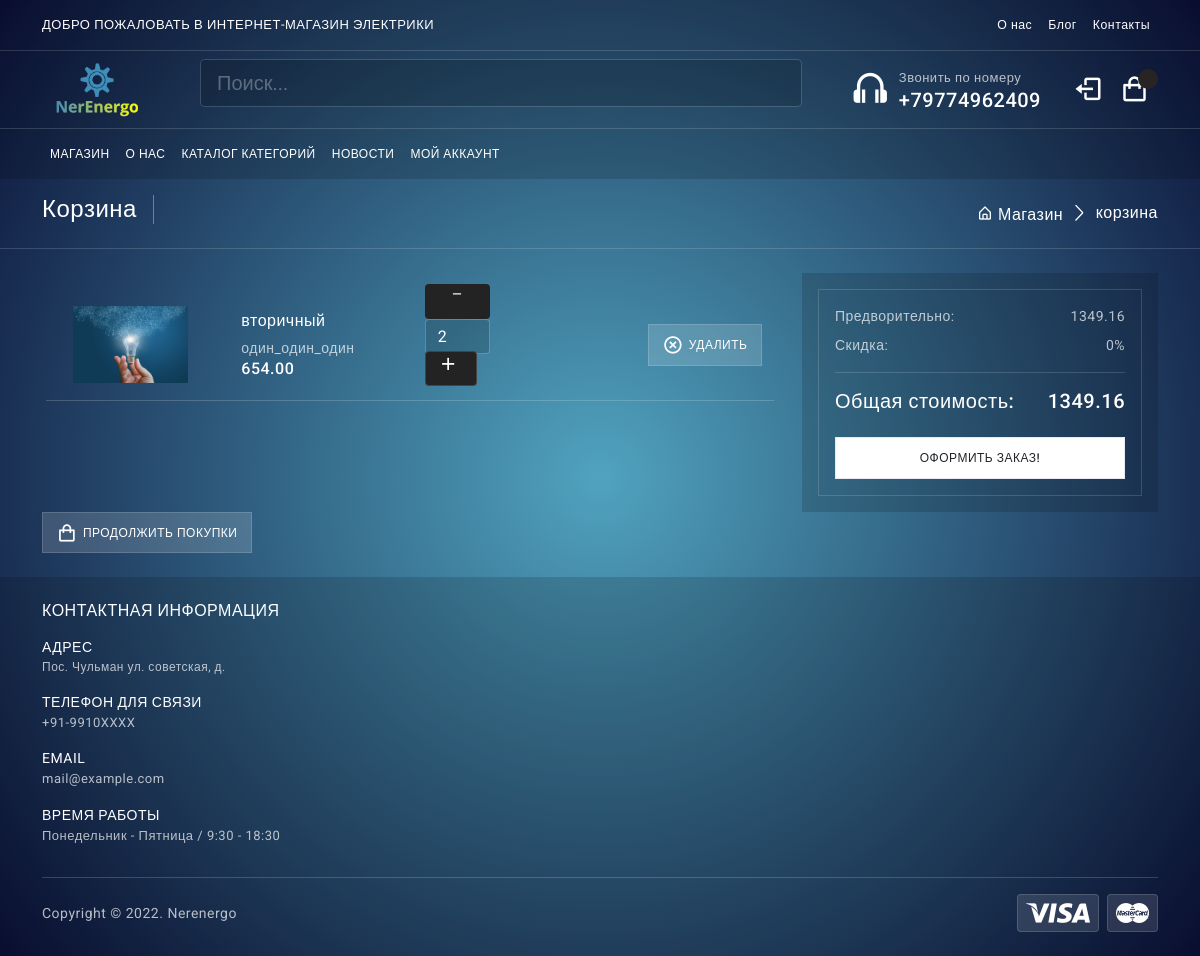
The app's page /cart/ (signed in), older data.
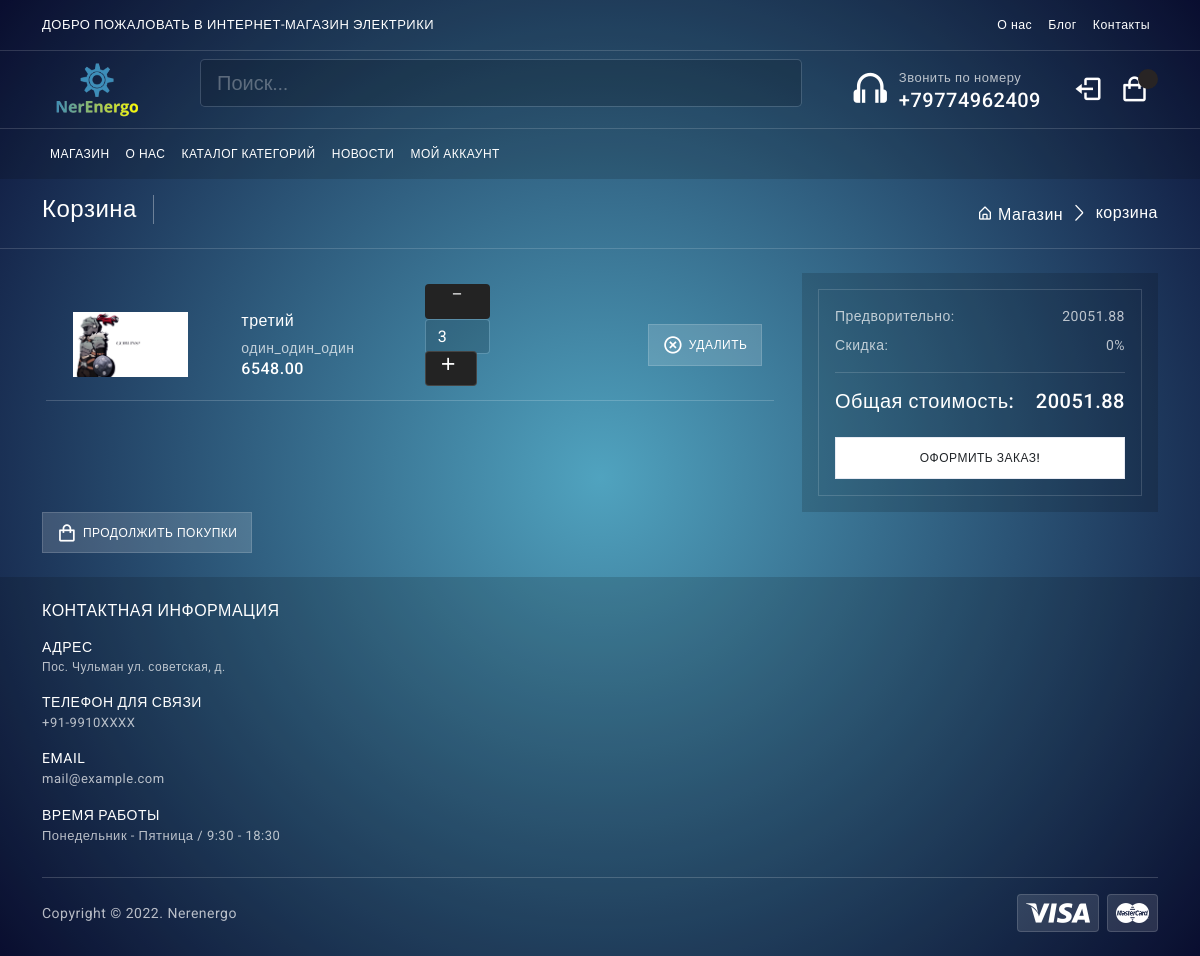
The same page, newer data.
### cart/models.py (models this page shows, shortened)
class CartItem(models.Model):
    user = models.ForeignKey(Account, on_delete=models.CASCADE, null=True )
    product = models.ForeignKey(Product, on_delete=models.CASCADE)
    variation = models.ManyToManyField(Variation, blank=True)
    cart = models.ForeignKey(Cart, on_delete=models.CASCADE, null=True)
    quantity = models.IntegerField()
    is_active = models.BooleanField(default=True)

### mainapp/models.py (models this page shows, shortened)
class Product(models.Model):
	category = models.ForeignKey(Category, verbose_name='Категория', on_delete=models.CASCADE)
	title = models.CharField(max_length=255, verbose_name="наименование")
	identifications = models.PositiveIntegerField(default=1, verbose_name='индификатор', blank=True)
	slug = models.SlugField(unique=True)
	image = models.ImageField(verbose_name='Изображение')
	description = models.TextField(verbose_name='описание', null=True)
	price = models.DecimalField(max_digits=9, decimal_places=2, verbose_name='Цена')
	count_view = models.PositiveIntegerField(default=0, verbose_name='Количество')
	characteristiks = models.TextField(verbose_name='описание', null=True)
	date_created = models.DateTimeField(auto_now_add = True)
	property1 = models.CharField(max_length=255, verbose_name="свойство_№1", blank=True)
	property2 = models.CharField(max_length=255, verbose_name="свойство_№2", blank=True)
	property3 = models.CharField(max_length=255, verbose_name="свойство_№3", blank=True)
	property4 = models.CharField(max_length=255, verbose_name="свойство_№4", blank=True)
	property5 = models.CharField(max_length=255, verbose_name="свойство_№5", blank=True)
	property6 = models.CharField(max_length=255, verbose_name="свойство_№6", blank=True)
	property7 = models.CharField(max_length=255, verbose_name="свойство_№7", blank=True)
	property8 = models.CharField(max_length=255, verbose_name="свойство_№8", blank=True)
	property9 = models.CharField(max_length=255, verbose_name="свойство_№9", blank=True)
	property10 = models.CharField(max_length=255, verbose_name="свойство_№10", blank=True)
	class Meta:
		verbose_name = 'Продукт'
		verbose_name_plural = 'Продукты'

class Category(MPTTModel):
	name = models.CharField(max_length=255, verbose_name="имя категории")
	slug = models.SlugField(unique=True)
	parent = TreeForeignKey('self', on_delete=models.CASCADE, null=True, blank=True, related_name='children')
	class MPTTMeta:
		order_insertion_by = ['name']
	def __str__(self):
		return self.name
	class Meta:
		verbose_name = 'Категорию'
		verbose_name_plural = 'категории'

### cart/views.py (the view)
# urls.py: path('', views.cart, name='cart'),
def cart(request, total_price=0, quantity=0, cart_items=None):
    grand_total = 0
    tax = 0
    try:
        if request.user.is_authenticated:
            cart_items = CartItem.objects.filter(user=request.user, is_active=True)
        else:
            cart = Cart.objects.get(cart_id=_cart_id(request))
            cart_items = CartItem.objects.filter(cart=cart, is_active=True)
        for cart_item in cart_items:
            total_price += (cart_item.product.price * cart_item.quantity)
            quantity += cart_item.quantity
    except ObjectDoesNotExist:
        pass
    tax = round(((2 * total_price)/100), 2)
    grand_total = total_price + tax
    handing = 15.00
    total = float(grand_total) + handing
    context = {
        'total' : total_price,
        'quantity': quantity,
        'cart_items':cart_items,
        'order_total':total,
        'vat' : tax,
        'handing':handing,
    }
    return render(request, 'mainapp/cart.html', context)

### mainapp/templates/mainapp/cart.html (shortened to what the changed rows need)
{% extends 'mainapp/index.html' %}
{% block content %}
 {% if not cart_items %}
		<div style="font-size:18px; margin-bottom:300px;margin-top:30px" class="container alert alert-info text-center" role="alert">
		<b>Ваша корзина пуста,&nbsp;&nbsp; <a href="{% url 'mainapp:index.html' %}" style="color:#21094e;text-decoration: underline;">Вернуться к покупкам<a></b>
		</div>
{% else %}
				<section class="py-3 border-bottom d-none d-md-flex">
					<div class="container">
						<div class="page-breadcrumb d-flex align-items-center">
							<h3 class="breadcrumb-title pe-3">Корзина</h3>
							<div class="ms-auto">
								<nav aria-label="breadcrumb">
									<ol class="breadcrumb mb-0 p-0">
										<li class="breadcrumb-item"><a href="{% url 'mainapp:index.html' %}"><i class="bx bx-home-alt"></i> Магазин</a>
										</li>
										<li class="breadcrumb-item active" aria-current="page">корзина</li>
									</ol>
								</nav>
							</div>
						</div>
					</div>
				</section>
				<section class="py-4">
					<div class="container">
						<div class="shop-cart">
							<div class="row">
								<div class="col-12 col-xl-8">
									<div class="shop-cart-list mb-3 p-3">
										{% for cart_item in cart_items %}
										<div class="row align-items-center g-6">
											<div class="col-3 col-lg-9">
												<div class="d-lg-flex align-items-center gap-2">
													<div class="col cart-img text-center text-lg-start">
														<a href="{{ product.get_absolute_url }}">
														<img style="width:130px; padding-left: 15px" src="{{cart_item.product.image.url}}"alt=""></a>
													</div>
													<div class="col cart-detail text-center text-lg-start" style="padding-left: 20px; padding-right: 20px; position: center;">
														<h6 class="mb-2">{{ cart_item.product.title }}</h6>
														<span class="mb-0">{{cart_item.product.category}}</span>
														<h6 class="mb-0">{{cart_item.product.price}}</h6>
													</div>
													<div class="col plus-minus">
														<form style="" action="{% url 'cart:add_cart' cart_item.product.id %}" method="POST">
															<a href="{% url 'cart:remove_cart' cart_item.product.id cart_item.id %}" ><i style="text-align: center; background:#232323;color:#fff;height:35px;margin-top:-5px;width:65px; border-radius: 4px;" class="bx bx-minus "></i></a>
															<input style=" height:35px; width: 65px;" class="form-control" value="{{cart_item.quantity}}">
															<button style="background:#232323;color:#fff; height:35px; margin-top:-3px " class="btn btn-light" type="submit" id="button-minus"> <i class="bx bx-plus"></i> </button>
														</form>
													</div>
												</div>
											</div>
											<div class="col-12 col-lg-3">
												<div class="text-center">
													<div class="d-flex gap-2 justify-content-center justify-content-lg-end"> <a href="{% url 'cart:remove_cart_item' cart_item.product.id cart_item.id %}" class="btn btn-light rounded-0 btn-ecomm"><i class='bx bx-x-circle'></i>Удалить</a>
													</div>
												</div>
											</div>
											<hr>
										</div>
										{% endfor %}
									</div>
								</div>
								<div class="col-12 col-xl-4">
											<div class="checkout-form p-3 bg-dark-1">
												<div class="card rounded-0 border bg-transparent mb-0 shadow-none">
													<div class="card-body">
														<p class="mb-2">Предворительно: <span class="float-end">{{order_total}}</span>
														<p class="mb-0">Скидка: <span class="float-end">0%</span>
														</p>
														<div class="my-3 border-top"></div>
														<h5 class="mb-0">Общая стоимость: <span class="float-end">{{order_total}}</span></h5>
														<div class="d-grid"> <a href="javascript:;" class="btn btn-white btn-ecomm">Оформить заказ!</a>
														</div>
													</div>
												</div>
											</div>
										</div>
							</div>
							<div class="d-lg-flex align-items-center gap-2">	<a href="{% url 'mainapp:index.html' %}" class="btn btn-light btn-ecomm"><i class='bx bx-shopping-bag'></i> Продолжить покупки</a>
							</div>
						</div>
					</div>
				</section>
{% endif %}
{% endblock content %}

Row changes from the older to the newer data that the page shows:
removed CartItem: product.image (picture), product "вторичный", product.category "один_один_один", product.price "654.00", quantity "2"
added CartItem: product.image (picture), product "третий", product.category "один_один_один", product.price "6548.00", quantity "3"
Text that changed along with them:
{{ order_total }}: "1349.16" → "20051.88"
